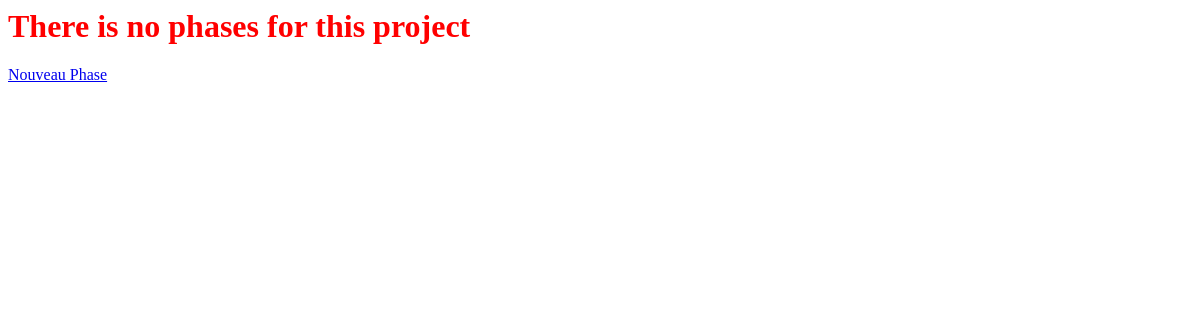
/phases/1/, run on an earlier commit of the app's database.
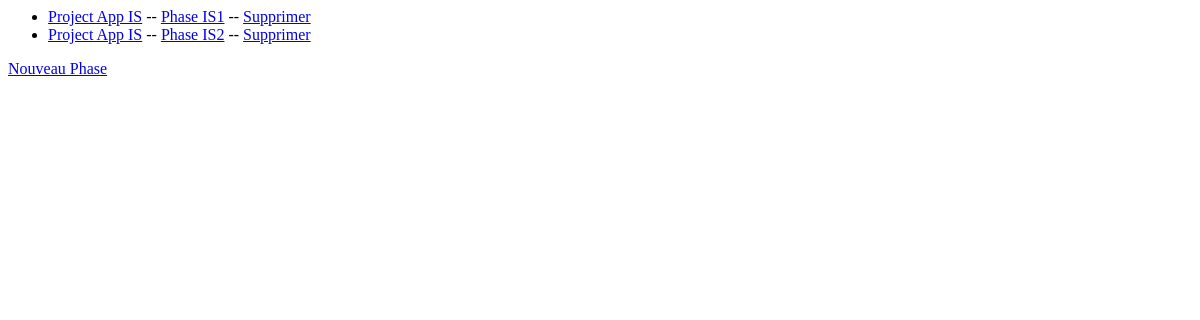
And on a later commit of the database.
### apps/backend/models.py (models this page shows, shortened)
class Phase(models.Model):
    title           = models.CharField(max_length=150)
    description     = models.TextField(blank=False)
    project         = models.ForeignKey(Project, on_delete=models.CASCADE, related_name='phases')

class Project(models.Model):
    title           = models.CharField(max_length=150)
    description     = models.TextField(blank=False)
    def __str__(self) -> str:
        return self.title

### apps/backend/views/phase.py (the view)
# urls.py: path('phases/<int:project_id>/', view=phase_list, name='phase-list'),
def phase_list(request, project_id):
    phases = Phase.objects.filter(project_id=project_id)
    if (phases):
        context = {
            'error': False,
            'phases': phases
        }
    else:
        context = {
            'error': True,
            'message': 'There is no phases for this project'
        }
    return render(request, 'phases/phase_list.html', context)

### apps/backend/templates/phases/phase_list.html
{% if error is False %}
    <ul>
        {% for phase in phases %}
            <li>
                <a href="{% url 'project-detail' phase.project_id %}">{{phase.project}}</a>
                --
                <a href="{% url 'phase-detail' phase.id %}">{{phase.title}}</a>
                --
                <a href="{% url 'phase-delete' phase.id %}">Supprimer</a>
            </li>
        {% endfor %}
    </ul>
{% else %}
    <h1 style="color: red;">{{message}}</h1>
{% endif %}
<a href="{% url 'phase-create' %}">Nouveau Phase </a>

What changed in the data, as far as the page shows it:
added Phase: project "Project App IS", title "Phase IS1"
added Phase: project "Project App IS", title "Phase IS2"
Also different on the page:
{{ message }}: "There is no phases for this project" → (not shown)
